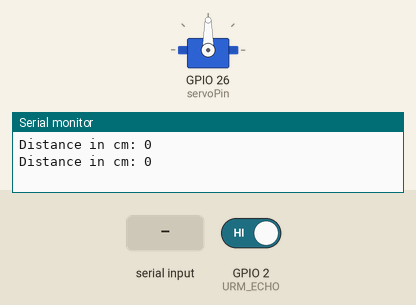
Recording of a sketch running on a simulated ESP32. Shown: servo, the last lines printed to the serial monitor. The inputs (shaded band) are chosen by the test bench; at power-on: GPIO 2 (URM_ECHO) HIGH.

Above: at 1.2 s.
1.3 s: "S90\n" received over Serial
At 2.2 s:
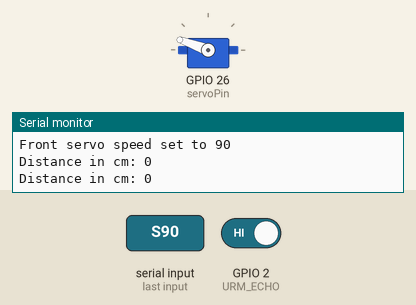
4.3 s: "P90\n" received over Serial
7.3 s: "S,45\n" received over Serial
At 8.1 s:
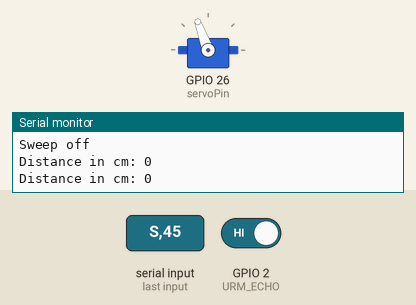
8.8 s: "P,45\n" received over Serial
At 9.2 s:
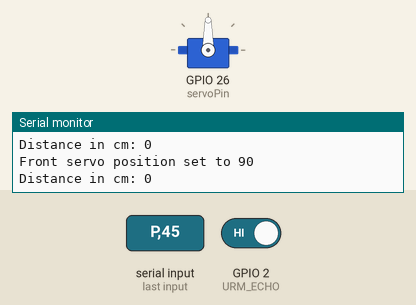
Timing chart, 0 to 11.8 s (numbered marks = the images above; inputs shaded):
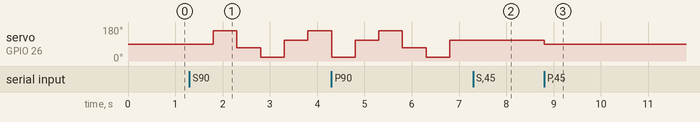

Measured:
- after the input at 1.3 s, servo on GPIO 26 (servoPin): 90° → 160° after 0.50 s, → 70° 0.50 s later, → 20° 0.50 s later, → 110° 0.50 s later, … (5 changes in this stretch)
- after the input at 7.3 s, servo on GPIO 26 (servoPin): stays 110° (without the input it goes to 160° after 0.00 s)
- after the input at 8.8 s, servo on GPIO 26 (servoPin): 110° → 90° at once

The sketch:

test_ultrasonic_autoINT.ino
```cpp
// #
// # Editor(s)  :  Erwan LIBESSART, Morgan ROGER from Centralesupelec
// # Last       :  Morgan ROGER from Centralesupelec
// # Version    :  31.10.2026

// # Description:
// # The sketch for testing the ultrasonic sensor URM37 in auto mode with interrupts on the ST5 VAC robot

// # Connections:
// #        URM echo output    -> Digital pin 2 (green), 5V (red), GND (brown)
// #        front servo        -> Digital pin 26 (triple connector orange, red, brown)


#include "MyServo.h"

/* used Arduino pins */
const int URM_ECHO = 2; // URM echo output : PWM 0－25000µs，every 50µs represent 1cm
//const int URM_TRIG = 10; // URM trigger pin (unused in auto mode)
const int  servoPin = 26;  // pin number of the servo

/* sensor management */
volatile unsigned long pulseStart = micros();
volatile unsigned long pulseDuration = 0;

/* servo management */
MyServo frontServo(servoPin, 20, 160, 0);    // create servo objects

/* task management */
#define numtask 3    // number of tasks
int deltask[numtask] = {0, 500, 500};  // array defining the period of all tasks
int timtask[numtask] ;         // array with the next execution time of all tasks
bool taskon[numtask] = {false, false, false}; // array with activation state of all tasks
void task0();  void task1();  void task2();        // declaring the function for each task
void (*NameTask[numtask])() = {  task0, task1, task2  }; // array with the name of all task functions

void TaskOn(int task) {
  taskon[task]=true;
  timtask[task] = (int)millis()+deltask[task];
}


/* SETUP */
void setup() {
  Serial.begin(115200);  // init the Serial port and set the baud rate
  URMsetup();
  frontServo.start();
  frontServo.setpos(90);
  TaskOn(0);              // activate task #0
  TaskOn(1);              // activate task #1
}

/* LOOP */
void loop() {
  for (int k=0;k<numtask;k++)
    if (taskon[k])
      if ((((int)millis()-timtask[k])>0) || (deltask[k]==0))  // if execution time has come
      {
        NameTask[k]() ;                   // launching task #k
        timtask[k]=timtask[k]+deltask[k] ;
      }
}

/* TASK #0 = read command from serial */
void task0() {
  char CharIn;
  if (Serial.available() > 0) {
    CharIn = Serial.read();
    delay(2); // essential but not too long
    switch(CharIn) {
      case 'P':  cmd_P();  break;    // setting front servo position
      case 'S':  cmd_S();  break;    // setting front servo sweep step
    }
  }
}

/* TASK #1 = distance measurement with URM */
void task1() {
  unsigned long distanceInCm = pulseDuration/50; // 50 µs per cm
  if (distanceInCm>900)             // the reading is invalid.
    Serial.println("Invalid");
  else {
    char tampon[32];
    sprintf(tampon,"Distance in cm: %lu", distanceInCm);
    Serial.println(tampon);  // print the value on serial link
  }
}

/* TASK #2 = sweep the servo */
void task2() {
  frontServo.advance();
}


/* setup of the URM */
void URMsetup() {
  //pinMode(URM_TRIG,OUTPUT);          // useless in auto mode
  //digitalWrite(URM_TRIG,HIGH);       // Set to HIGH
  pinMode(URM_ECHO, INPUT_PULLUP);
  attachInterrupt(digitalPinToInterrupt(URM_ECHO), timeEcho, CHANGE); // attach interrupt to the URM
}

/* ISR for the URM */
void timeEcho() {
  if (digitalRead(URM_ECHO) == LOW)
    pulseStart = micros();
  else {
    pulseDuration = micros() - pulseStart;
  }
}

/* Command P = set servo position */
void cmd_P() {
  char c = Serial.peek() ;
  int setpoint;
  if ((c=='-') || ((c>='0') && (c<='9')))
    setpoint = Serial.parseInt(); // getting the numerical value
  else
    setpoint = 90 ; // default: center position
  frontServo.setpos(setpoint);
  Serial.print("Front servo position set to ");
  Serial.println(setpoint);
}

/* Command S = set servo sweep step */
void cmd_S() {
  char c = Serial.peek() ;
  int setpoint;
  if ((c=='-') || ((c>='0') && (c<='9'))) {
    setpoint = Serial.parseInt(); // getting the numerical value
    TaskOn(2);
    frontServo.setspeed(setpoint);
    Serial.print("Front servo speed set to ");
    Serial.println(setpoint);
  }
  else { //default: switch sweep state on/off
    if (taskon[2]) {
      taskon[2] = false;
      Serial.println("Sweep off");
    }
    else {
      TaskOn(2);
      Serial.println("Sweep on");
    }
  }
}
```

MyServo.cpp
```cpp
#include "MyServo.h"

// constructeur du servomoteur
MyServo::MyServo(int pin, int min, int max, int speed) {
	_Servomin = min;
	_Servomax = max;
	_Servospeed = speed;
	_Servosens = true;
	_Servopos = (min+max)/2 ;
	_Servopin = pin ;
	//_MonServo.attach(pin);
	//_MonServo.write(_Servopos);
}

// connexion du servomoteur
void MyServo::start(){
	_MonServo.attach(_Servopin);
}

// definit la position du servo moteur
void MyServo::setpos(int pos){
	if (pos<_Servomin) pos=_Servomin ;
	if (pos>_Servomax) pos=_Servomax ;
	_Servopos = pos ;
	_MonServo.write(_Servopos);
}

// definit la position minimale
void MyServo::setmin(int min){
	if (min<0) min=0 ;
	_Servomin = min ;
}

// definit la position maximale
void MyServo::setmax(int max){
	if (max>270) max=270 ;
	_Servomax = max ;
}

// definit la vitesse de mouvement
void MyServo::setspeed(int speed){
	_Servospeed = speed ;
}

// recupere la position minimale
int MyServo::getmin(){
	return(_Servomin)  ;
}

// recupere la position maximale
int MyServo::getmax(){
	return(_Servomax)  ;
}

// fait avancer le servo d'un pas
void MyServo::advance(){

	if (_Servosens==true) //le servo avance
    {
      if ((_Servopos+_Servospeed)>= _Servomax)
      { _Servopos=_Servomax ; _Servosens=false; }
      else
        _Servopos += _Servospeed ;
    }
  else
    {
      if ((_Servopos-_Servospeed)<= _Servomin)
      { _Servopos=_Servomin ; _Servosens=true; }
      else
        _Servopos -= _Servospeed ;
    }
  _MonServo.write(_Servopos);
}
```

MyServo.h
```cpp
#ifndef MyServo_h
#define MyServo_h
#include "Arduino.h"
#include <Servo.h>

class MyServo {
  public:
    MyServo(int pin, int min, int max, int speed); // constructeur du servomoteur
    void start();             // mise en connexion du servomoteur
    void setpos(int pos);     // definit la position du servo moteur
    void setmin(int min);     // definit la position minimale
    void setmax(int max);     // definit la position maximale
    void setspeed(int speed); // definit la vitesse de mouvement
    int  getmin();            // recupere la position minimale
    int  getmax();            // recupere la position maximale
    void advance();           // fait avancer le servo d'un pas
  private:
    Servo _MonServo ;
    int _Servopos;    // position du servo moteur
    int _Servomin;    // position minimale du servo moteur
    int _Servomax;    // position maximale du servo moteur
    char _Servospeed;  // vitesse de mouvement du servo moteur
    bool _Servosens;   // sens de mouvementG du servo moteur
    char _Servopin;    // N° de la broche
};


#endif
```
